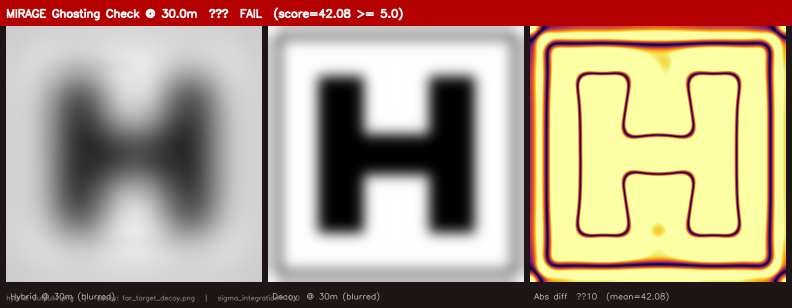
#> input picture Hackathon/Level3/ghosting_report.png, 1584 x 616 px (shown at 1/2 size)
$ python visual_check.py ghosting_report.png ghosting_report.png
#> lines starting #> are read from the running program, lines starting #| are printed output that depends on the picture; after the words box and inside, x2 and y2 are one past the last pixel; in counts of white or black regions, pixels touching at a corner belong together
"""
visual_check.py — Project MIRAGE
Team Aerial Robotics IITK | Y25 Recruitment Hackathon

Measures the ghosting score of a hybrid marker:
how much ArUco signal bleeds into the decoy view at 30m altitude.

Algorithm:
  1. Simulate 30m drone view of hybrid  (shrink → atm blur → upscale)
  2. Blur that view with σ=10           (integrates residual HF content)
  3. Apply same blur to the pure decoy  (the ideal 30m reference)
  4. Ghosting score = mean absolute difference between (2) and (3)

Target: score < 5.
  A score of 0 means the hybrid is indistinguishable from the raw decoy
  at 30m. A score above 5 means ArUco structure is visibly bleeding through.

Usage:
    python visual_check.py <hybrid.png> <decoy.png>

Example:
    python visual_check.py hybrid_marker.png far_target_decoy.png
"""

import sys
import cv2
import numpy as np


# ── Pinhole (RPi Cam V2) ──────────────────────────────────────────────────────
FOCAL_LENGTH_MM = 3.04
SENSOR_WIDTH_MM = 3.68
RESOLUTION_PX   = 1920
MARKER_SIZE_M   = 1.0
CHECK_ALTITUDE  = 30.0      # metres — altitude at which ghosting is measured
GHOSTING_SIGMA  = 10.0      # σ for integration blur (simulates eye/optics)
GHOSTING_LIMIT  = 5.0       # pass threshold

def altitude_to_pixels(altitude_m: float) -> int:
    px = (FOCAL_LENGTH_MM * MARKER_SIZE_M * RESOLUTION_PX) / \
         (altitude_m * SENSOR_WIDTH_MM)
    return max(int(round(px)), 10)


def simulate_view(img: np.ndarray, altitude_m: float) -> np.ndarray:
    """Shrink to sensor pixel count, apply atmospheric blur, upscale to 512."""
    px    = altitude_to_pixels(altitude_m)
    small = cv2.resize(img, (px, px), interpolation=cv2.INTER_AREA)
    if altitude_m >= 15:
        small = cv2.GaussianBlur(small, (3, 3), sigmaX=0.8)
    return cv2.resize(small, (512, 512), interpolation=cv2.INTER_NEAREST)


def ghosting_score(hybrid: np.ndarray, decoy: np.ndarray) -> tuple:
    """
    Returns (score, hybrid_view, decoy_view, diff_map).

    hybrid_view : 30m simulation of hybrid, integration-blurred
    decoy_view  : 30m simulation of pure decoy, integration-blurred
    diff_map    : absolute difference (uint8, scaled for visualisation)
    """
    # Step 1 — simulate 30m view for both images
    hybrid_sim = simulate_view(hybrid, CHECK_ALTITUDE).astype(np.float32)
    decoy_sim  = simulate_view(decoy,  CHECK_ALTITUDE).astype(np.float32)

    # Step 2 — integration blur (what an observer integrates at distance)
    hybrid_blurred = cv2.GaussianBlur(hybrid_sim, (0, 0), sigmaX=GHOSTING_SIGMA)
    decoy_blurred  = cv2.GaussianBlur(decoy_sim,  (0, 0), sigmaX=GHOSTING_SIGMA)

    # Step 3 — absolute difference
    diff  = np.abs(hybrid_blurred - decoy_blurred)
    score = float(diff.mean())

    # Scale diff map for visibility (×10 so subtle bleed shows clearly)
    diff_vis = np.clip(diff * 10, 0, 255).astype(np.uint8)
    diff_vis = cv2.applyColorMap(diff_vis, cv2.COLORMAP_INFERNO)

    return (
        score,
        hybrid_blurred.astype(np.uint8),
        decoy_blurred.astype(np.uint8),
        diff_vis,
    )


def build_report_image(hybrid_view, decoy_view, diff_map,
                        score, hybrid_path, decoy_path) -> np.ndarray:
    """Compose a side-by-side visual report as a single image."""
    PANEL  = 512
    PAD    = 12
    BAR    = 52
    TOTAL_W = PANEL * 3 + PAD * 4
    TOTAL_H = BAR + PANEL + BAR

    canvas = np.zeros((TOTAL_H, TOTAL_W, 3), dtype=np.uint8)
    canvas[:] = (22, 22, 30)

    # ── Top bar ───────────────────────────────────────────────────────────────
    passed     = score < GHOSTING_LIMIT
    bar_color  = (0, 130, 0) if passed else (0, 0, 180)
    verdict    = f"PASS  (score={score:.2f} < {GHOSTING_LIMIT})" if passed else \
                 f"FAIL  (score={score:.2f} >= {GHOSTING_LIMIT})"
    canvas[:BAR] = bar_color
    cv2.putText(canvas,
                f"MIRAGE Ghosting Check @ {CHECK_ALTITUDE}m  —  {verdict}",
                (PAD, 34), cv2.FONT_HERSHEY_SIMPLEX, 0.72, (255, 255, 255), 2,
                cv2.LINE_AA)

    # ── Three panels ──────────────────────────────────────────────────────────
    panels = [
        (cv2.cvtColor(hybrid_view, cv2.COLOR_GRAY2BGR), "Hybrid @ 30m (blurred)"),
        (cv2.cvtColor(decoy_view,  cv2.COLOR_GRAY2BGR), "Decoy  @ 30m (blurred)"),
        (diff_map,                                       f"Abs diff  ×10  (mean={score:.2f})"),
    ]

    for i, (panel_img, label) in enumerate(panels):
        x = PAD + i * (PANEL + PAD)
        y = BAR
        canvas[y:y+PANEL, x:x+PANEL] = cv2.resize(panel_img, (PANEL, PANEL))
        cv2.putText(canvas, label, (x + 8, y + PANEL + 34),
                    cv2.FONT_HERSHEY_SIMPLEX, 0.55,
                    (200, 200, 200), 1, cv2.LINE_AA)

    # ── Bottom bar ────────────────────────────────────────────────────────────
    y_bot = BAR + PANEL
    cv2.putText(canvas,
                f"hybrid: {hybrid_path}   |   decoy: {decoy_path}   "
                f"|   sigma_integration={GHOSTING_SIGMA}",
                (PAD, y_bot + 36),
                cv2.FONT_HERSHEY_SIMPLEX, 0.44, (130, 130, 150), 1, cv2.LINE_AA)

    return canvas


def main():
    if len(sys.argv) != 3:
        print("Usage:   python visual_check.py <hybrid.png> <decoy.png>")
        print("Example: python visual_check.py hybrid_marker.png far_target_decoy.png")
        sys.exit(1)

    hybrid_path = sys.argv[1]
    decoy_path  = sys.argv[2]

    hybrid = cv2.imread(hybrid_path, cv2.IMREAD_GRAYSCALE)
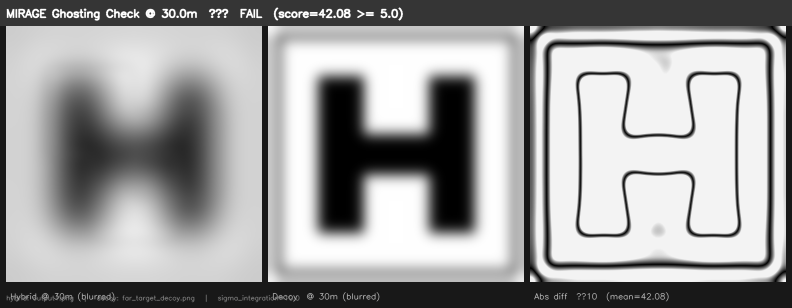
#> hybrid: shape (616, 1584) (shown at 1/2 size); min 0, max 255, mean 157.3
    decoy  = cv2.imread(decoy_path,  cv2.IMREAD_GRAYSCALE)

    if hybrid is None:
        print(f"[ERROR] Could not load hybrid: {hybrid_path}")
        sys.exit(1)
    if decoy is None:
        print(f"[ERROR] Could not load decoy: {decoy_path}")
        sys.exit(1)

    if hybrid.shape != (512, 512):
        hybrid = cv2.resize(hybrid, (512, 512), interpolation=cv2.INTER_AREA)
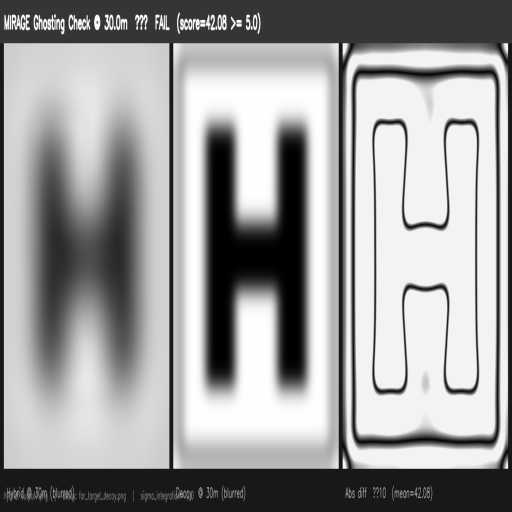
#> hybrid: shape (512, 512); min 0, max 255, mean 157.3
    if decoy.shape != (512, 512):
        decoy  = cv2.resize(decoy,  (512, 512), interpolation=cv2.INTER_AREA)

    score, hybrid_view, decoy_view, diff_map = ghosting_score(hybrid, decoy)
#> in simulate_view, `return cv2.resize(small, (512, 512), interpolation=cv2.INTER_NEAREST)`:
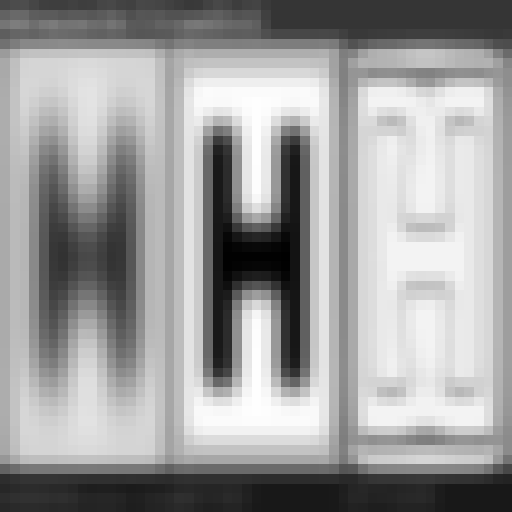
#> returned value: shape (512, 512); min 0, max 254, mean 157.9
#> in ghosting_score, `hybrid_blurred = cv2.GaussianBlur(hybrid_sim, (0, 0), sigmaX=GHOSTING_..`:
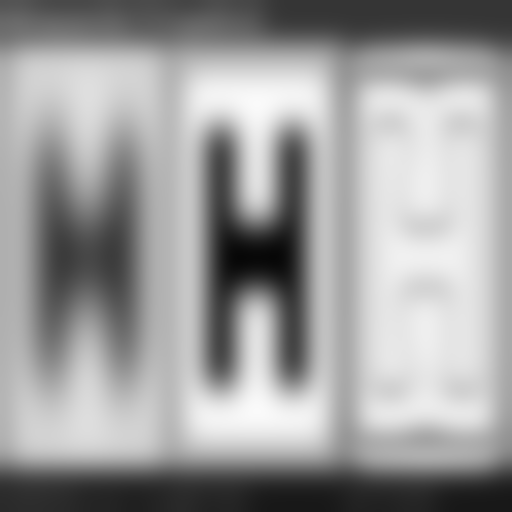
#> hybrid_blurred: shape (512, 512) float32; min 7.53, max 250.3, mean 157.9
#> in ghosting_score, `diff  = np.abs(hybrid_blurred - decoy_blurred)`: diff: shape (512, 512) float32; every value is 0
#> in ghosting_score, `score = float(diff.mean())`: score = 0
#> in ghosting_score, `diff_vis = np.clip(diff * 10, 0, 255).astype(np.uint8)`: diff_vis: shape (512, 512); every value is 0
#> score = 0

    passed  = score < GHOSTING_LIMIT
#> passed = True
    verdict = "PASS" if passed else "FAIL"
#> verdict = 'PASS'

    print(f"\n{'='*52}")
    print(f"  MIRAGE Ghosting Score @ {CHECK_ALTITUDE}m")
    print(f"{'='*52}")
    print(f"  Hybrid  : {hybrid_path}")
    print(f"  Decoy   : {decoy_path}")
    print(f"  Score   : {score:.4f}  (target < {GHOSTING_LIMIT})")
#|   Score   : 0.0000  (target < 5.0)
    print(f"  Verdict : {verdict}")
#|   Verdict : PASS
    print(f"{'='*52}\n")

    report = build_report_image(hybrid_view, decoy_view, diff_map,
                                 score, hybrid_path, decoy_path)
#> in build_report_image, `passed     = score < GHOSTING_LIMIT`: passed = True
#> in build_report_image, `bar_color  = (0, 130, 0) if passed else (0, 0, 180)`: bar_color = (0, 130, 0)
#> in build_report_image, `verdict    = f"PASS  (score={score:.2f} < {GHOSTING_LIMIT})" if passed..`: verdict = 'PASS  (score=0.00 < 5.0)'
#> in build_report_image, `cv2.putText(canvas, f"MIRAGE Ghosting Check @ {CHECK_ALTITUDE}m  —  {v..`:
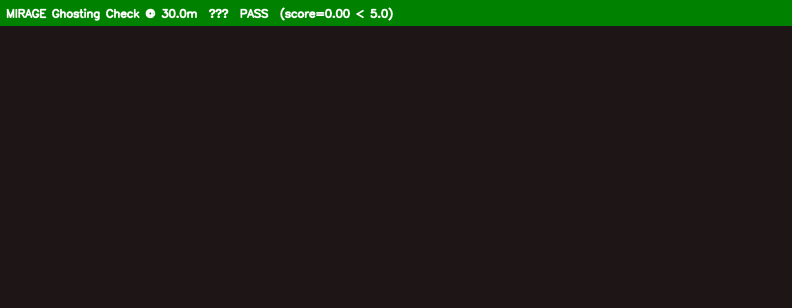
#> canvas: shape (616, 1584, 3) (shown at 1/2 size); mean of channels 0, 1, 2 21.7, 31.9, 29; drawn as B, G, R
#> the loop in build_report_image, `for i, (panel_img, label) in enumerate(panels):` made 3 passes
#> (label, x) on passes 1 to 3: ('Hybrid @ 30m (blurred)', 12), ('Decoy  @ 30m (blurred)', 536), ('Abs diff  ×10  (mean=0.00)', 1060)
#> after the loop in build_report_image, `for i, (panel_img, label) in enumerate(panels):`:
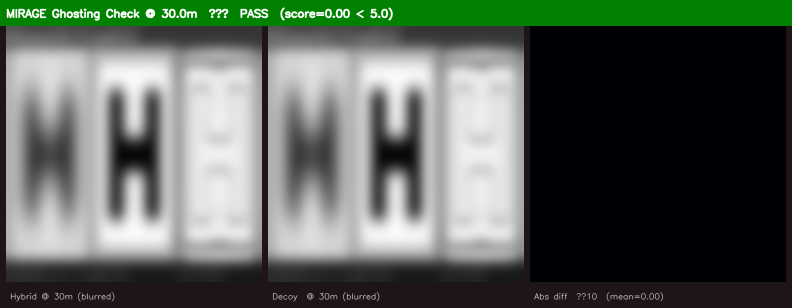
#> canvas: shape (616, 1584, 3) (shown at 1/2 size); mean of channels 0, 1, 2 89.9, 99, 89.7; drawn as B, G, R
#> in build_report_image, `cv2.putText(canvas, f"hybrid: {hybrid_path}   |   decoy: {decoy_path} ..`:
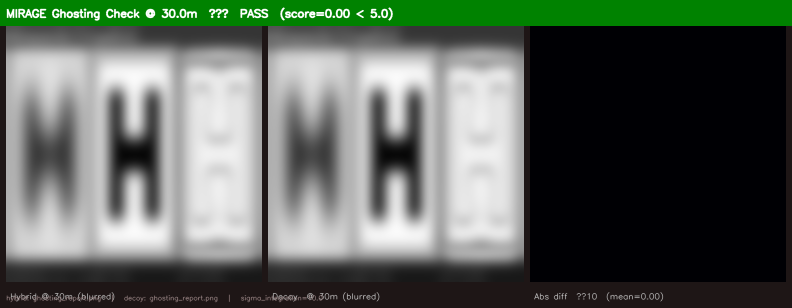
#> canvas: shape (616, 1584, 3) (shown at 1/2 size); 0.38% of pixels changed, all inside (x1, y1, x2, y2) = (12, 589, 646, 605); drawn as B, G, R

    save_path = "ghosting_report.png"
    cv2.imwrite(save_path, report)
    print(f"  Report saved → {save_path}")

    cv2.imshow("MIRAGE — Ghosting Report", report)
    cv2.waitKey(0)
    cv2.destroyAllWindows()


if __name__ == "__main__":
    main()

$ run again, with Hackathon/Level3/drone_view_100.0m.png copied over Hackathon/Level3/ghosting_report.png
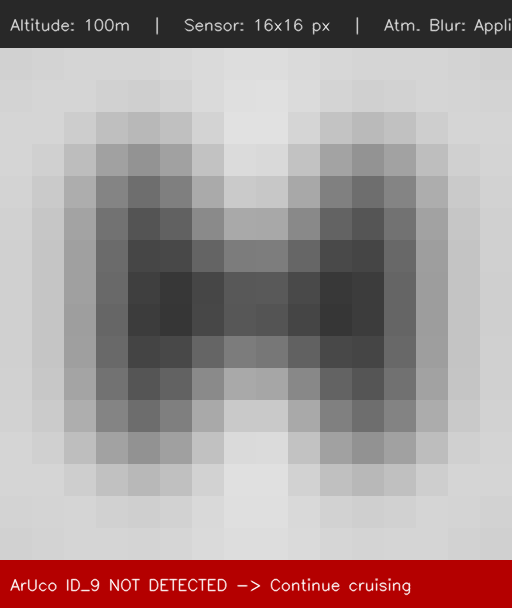
#> input picture Hackathon/Level3/drone_view_100.0m.png, 512 x 608 px
#> in ghosting_score, `hybrid_blurred = cv2.GaussianBlur(hybrid_sim, (0, 0), sigmaX=GHOSTING_..`:
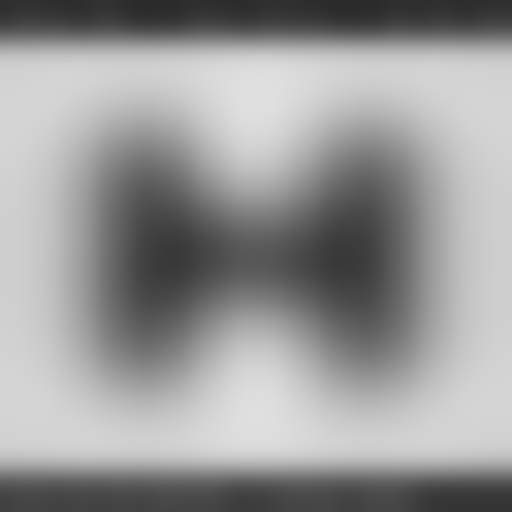
#> hybrid_blurred: shape (512, 512) float32; min 42.17, max 224.1, mean 153.6
#> diff: shape (512, 512) float32; every value is 0
#> in ghosting_score, `score = float(diff.mean())`: score = 0
#> in main, `passed  = score < GHOSTING_LIMIT`: passed = True
#> in main, `verdict = "PASS" if passed else "FAIL"`: verdict = 'PASS'
#|   Score   : 0.0000  (target < 5.0)
#|   Verdict : PASS
#> in build_report_image, `passed     = score < GHOSTING_LIMIT`: passed = True
#> bar_color = (0, 130, 0)
#> in build_report_image, `verdict    = f"PASS  (score={score:.2f} < {GHOSTING_LIMIT})" if passed..`: verdict = 'PASS  (score=0.00 < 5.0)'
#> the loop in build_report_image, `for i, (panel_img, label) in enumerate(panels):` made 3 passes
#> (label, x) on passes 1 to 3: ('Hybrid @ 30m (blurred)', 12), ('Decoy  @ 30m (blurred)', 536), ('Abs diff  ×10  (mean=0.00)', 1060)
#> in build_report_image, `cv2.putText(canvas, f"hybrid: {hybrid_path}   |   decoy: {decoy_path} ..`:
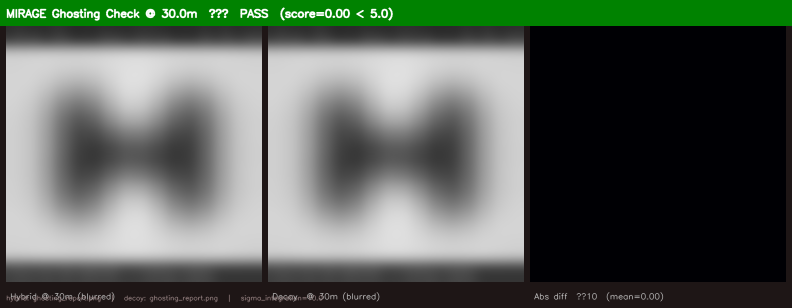
#> canvas: shape (616, 1584, 3) (shown at 1/2 size); mean of channels 0, 1, 2 87.8, 96.9, 87.6; drawn as B, G, R
